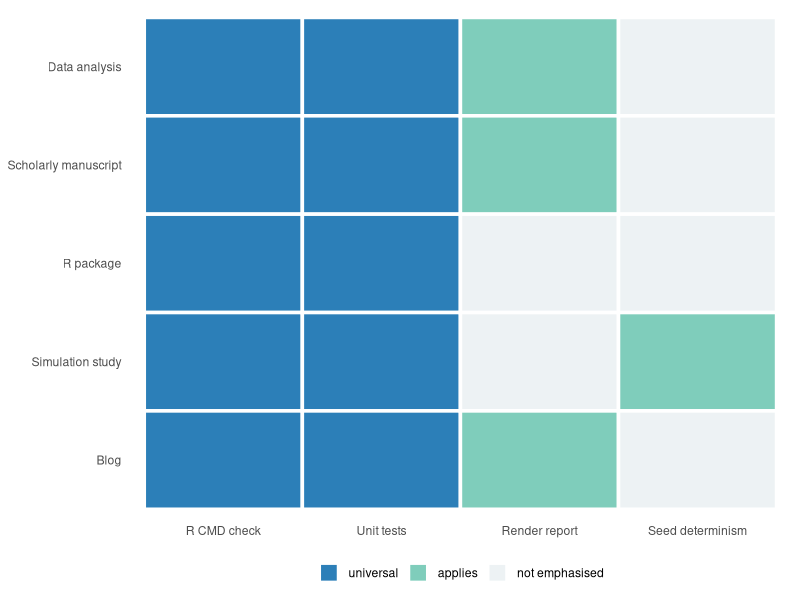

This chart was generated by the following R code:
## ---- chunk 1
#| label: tbl-archetypes
#| tbl-cap: 'The five research-compendium archetypes. The reproducibility machinery is identical across all five; only the directory emphasis, the presence of a rendered report, and the gates that apply on top of the universal R CMD check differ.'

library(tibble)
library(knitr)

archetypes <- tibble::tibble(
  archetype = c(
    'Data analysis', 'Scholarly manuscript', 'R package',
    'Simulation study', 'Blog'
  ),
  directory = c(
    'analysis/scripts/, analysis/figures/',
    'analysis/report/',
    'R/, man/, tests/',
    'analysis/scripts/, derived_data/',
    'many analysis/ index.qmd posts'
  ),
  report = c(
    'Optional', 'Yes, to PDF', 'No',
    'Optional', 'Yes, many'
  ),
  gate = c(
    'R CMD check and tests',
    'R CMD check plus render',
    'R CMD check and unit tests',
    'R CMD check plus seed determinism',
    'R CMD check plus render of each post'
  ),
  example = c(
    'Incident-diabetes cohort analysis',
    'PTSD and diabetes comorbidity paper',
    'Group-sequential trial-design function',
    'Power and operating-characteristics simulation',
    'Teaching blog or lab notebook'
  )
)

knitr::kable(
  archetypes,
  col.names = c(
    'Archetype', 'Directory emphasis', 'Renders a report?',
    'Primary validation gate', 'Health-sciences example'
  )
)
## ---- chunk 2
#| label: fig-gates
#| fig-cap: 'Validation gates by archetype. The R-package check and the unit tests apply universally; the render and seeding gates apply selectively. The underlying reproducibility machinery, the Five Pillars, is identical across every row.'

library(ggplot2)

archs <- c(
  'Data analysis', 'Scholarly manuscript', 'R package',
  'Simulation study', 'Blog'
)
gates <- c(
  'R CMD check', 'Unit tests', 'Render report',
  'Seed determinism'
)
grid <- expand.grid(
  archetype = archs, gate = gates,
  stringsAsFactors = FALSE
)

renders <- c('Data analysis', 'Scholarly manuscript', 'Blog')
seeded <- c('Simulation study')

grid$status <- 'not emphasised'
grid$status[grid$gate %in% c('R CMD check', 'Unit tests')] <-
  'universal'
grid$status[grid$gate == 'Render report' &
              grid$archetype %in% renders] <- 'applies'
grid$status[grid$gate == 'Seed determinism' &
              grid$archetype %in% seeded] <- 'applies'

grid$archetype <- factor(grid$archetype, levels = rev(archs))
grid$gate <- factor(grid$gate, levels = gates)
grid$status <- factor(
  grid$status,
  levels = c('universal', 'applies', 'not emphasised')
)

ggplot(grid, aes(x = gate, y = archetype, fill = status)) +
  geom_tile(colour = 'white', linewidth = 1.2) +
  scale_fill_manual(
    values = c(
      'universal' = '#2c7fb8',
      'applies' = '#7fcdbb',
      'not emphasised' = '#edf2f4'
    )
  ) +
  labs(x = NULL, y = NULL, fill = NULL) +
  theme_minimal(base_size = 11) +
  theme(
    panel.grid = element_blank(),
    legend.position = 'bottom'
  )
